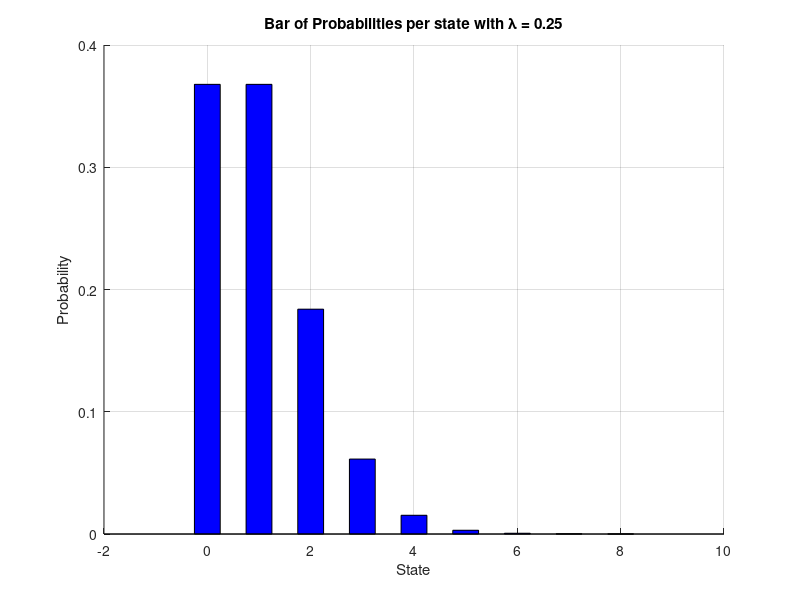
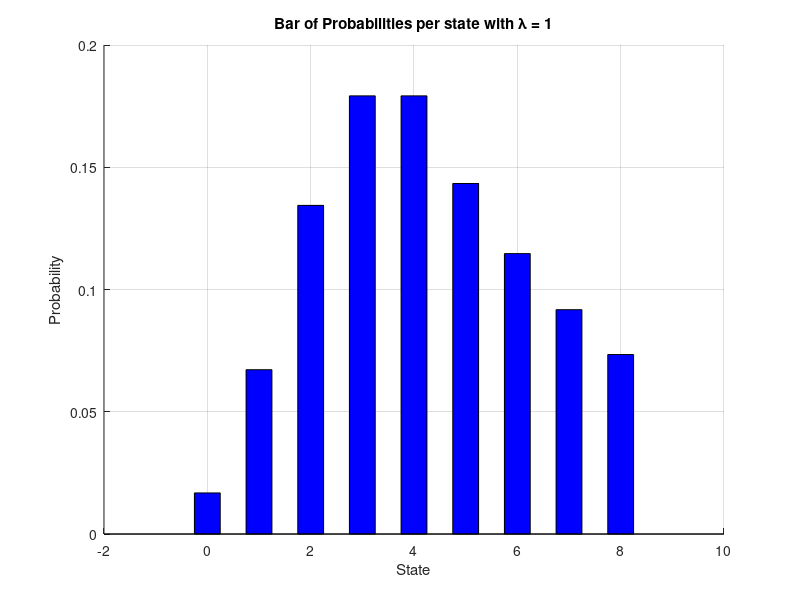

Write MATLAB code to recreate these figures, in order.
pkg load statistics
pkg load queueing

clc;
clear all;
close all;


lambda = [1/4, 1];
for i=1:columns(lambda)
    mu = 1/4;
    states = [0, 1, 2, 3, 4, 5, 6, 7, 8]; % system with capacity 4 states
    % the initial state of the system. The system is initially empty.
    initial_state = [1, 0, 0, 0, 0, 0, 0, 0, 0];

    % define the birth and death rates between the states of the system.
    births_B = [ lambda(i), lambda(i), lambda(i), lambda(i), lambda(i), lambda(i), lambda(i), lambda(i)];
    deaths_D = [ mu, mu*2, mu*3, mu*4, mu*5, mu*5, mu*5, mu*5];

    % get the transition matrix of the birth-death process
    transition_matrix = ctmcbd(births_B, deaths_D);
    display (transition_matrix)

    # (ii)
    % get the ergodic probabilities of the system
    P = ctmc(transition_matrix);
    display (P);

    figure(i);
    hold on;
    title(strjoin({"Bar of Probabilities per state with \\lambda = ",num2str(lambda(i))}, ""))
    xlabel("State")
    ylabel("Probability")
    bar(states, P, "b", 0.5);
    grid on;
    saveas (i, strjoin({"figures/figure_lambda",num2str(i),".png"},""))
    hold off;
    display(strjoin({"Erlang C for lambda = ",num2str(lambda(i)),": ", num2str(erlangc(lambda(i)/mu,5))}, ""))
    display(strjoin({"Estimated Prob for lambda = ",num2str(lambda(i)),": ", num2str(P(6)+P(7)+P(8))}, ""))
endfor

clc;
clear all;
close all;
exit;